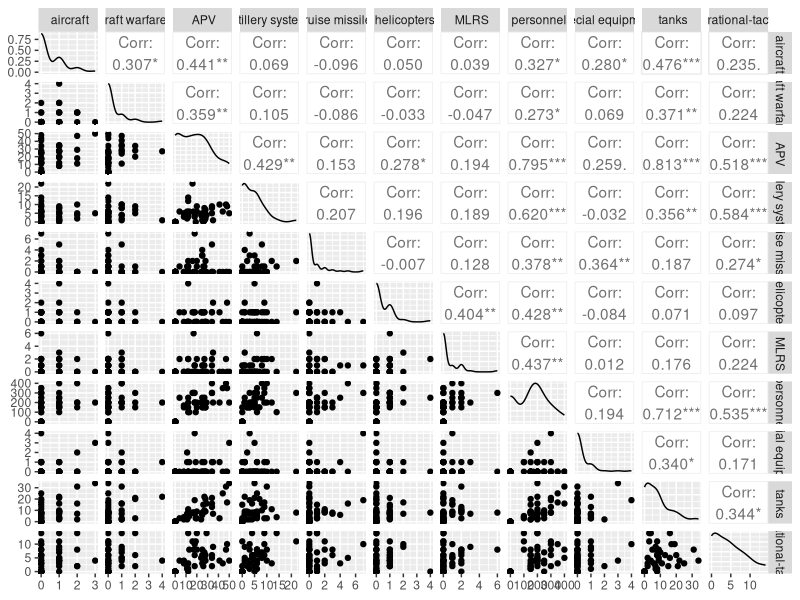

Write the R code that produced this figure.
library(reshape2)
library(GGally)

data = read.csv("resources/ukr-mod-data.csv")
data.totals <- subset( data, select=-c(Delta))
data.totals$Date <- as.Date( paste0("2022.",data.totals$Date), format="%Y.%d.%m")
totals.shaped <- dcast(data.totals, Date ~ Item )

data.delta <- subset( data, select=-c(Total))
data.delta$Date <- as.Date( paste0("2022.",data.delta$Date), format="%Y.%d.%m")
delta.shaped <- dcast(data.delta, Date ~ Item )
png("assets/delta-correlation-plot.png", height = 2048, width = 2048)
g <- ggpairs(delta.shaped,columns=2:12)
print(g)
dev.off()

